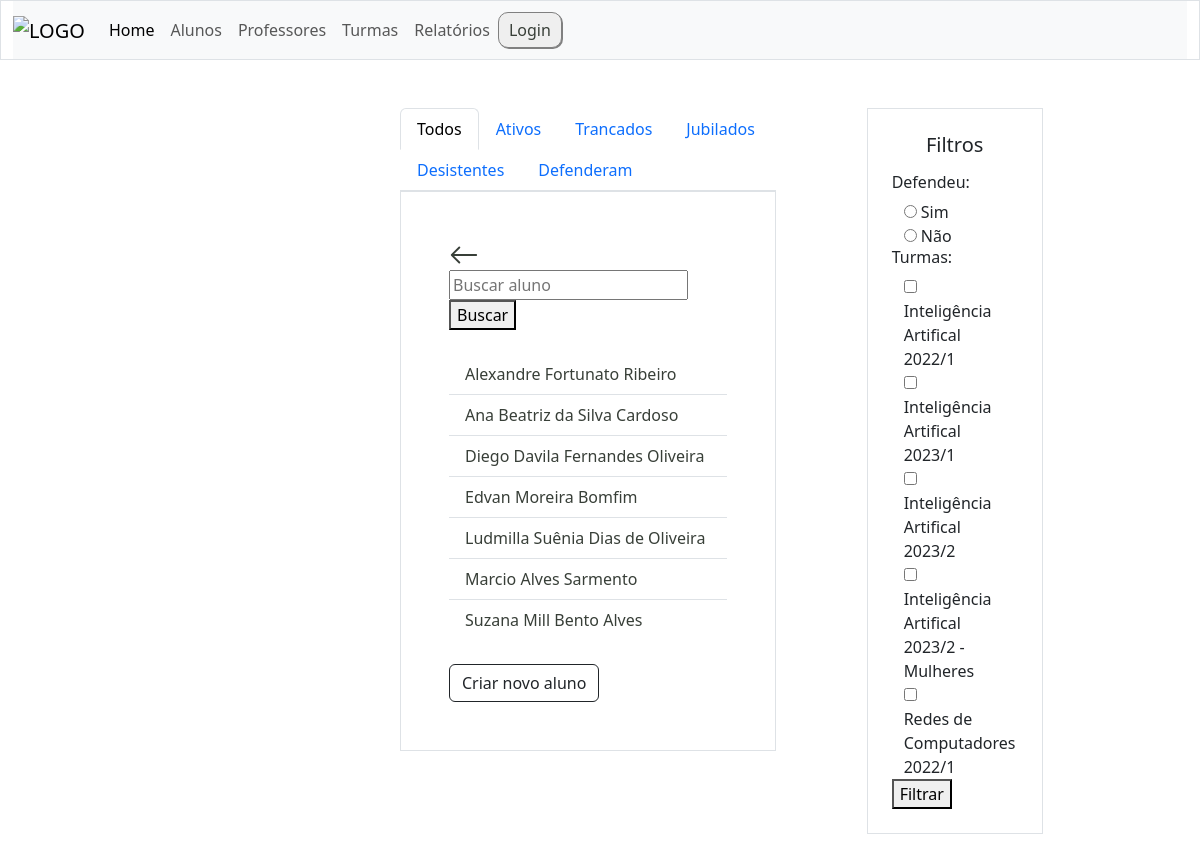
/alunos/, run on an earlier commit of the app's database.
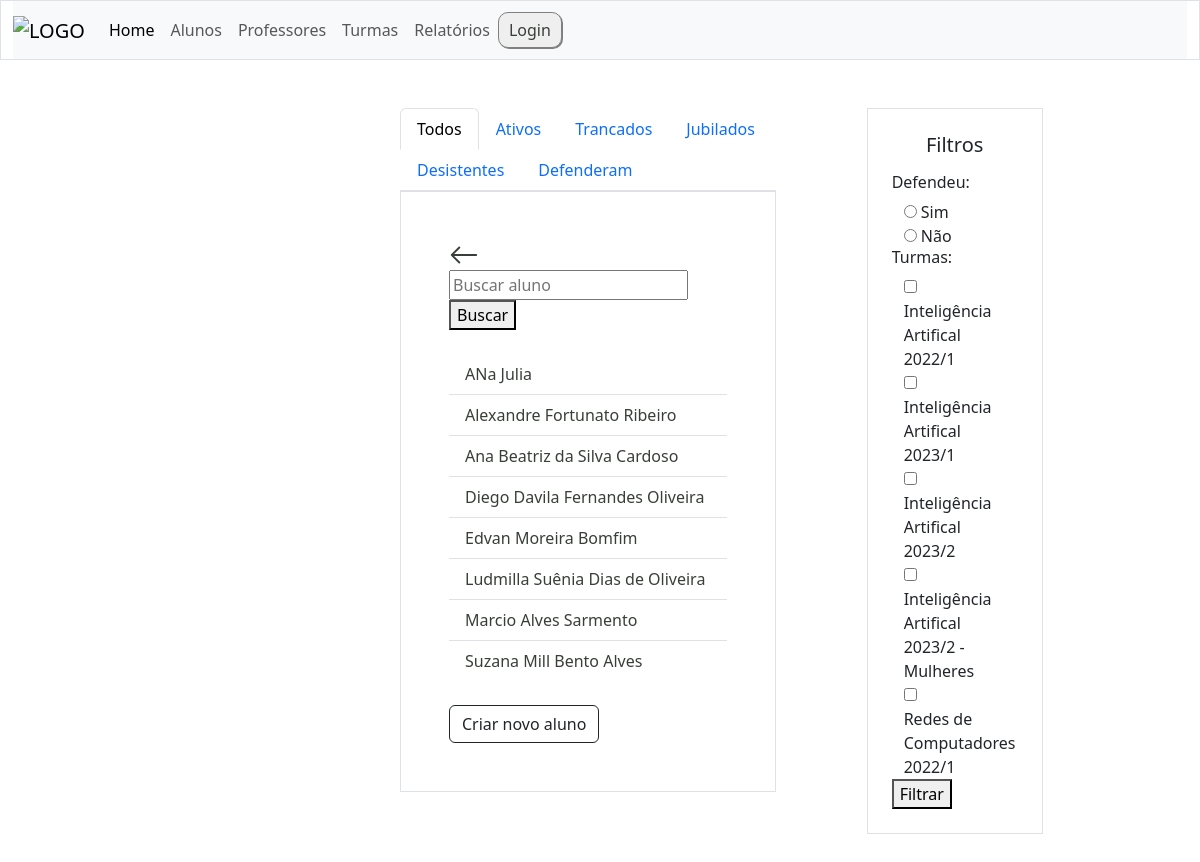
And on a later commit of the database.
### alunos/models.py (models this page shows)
class Aluno(models.Model):
    nome = models.CharField(max_length=255)
    sobrenome = models.CharField(max_length=255)
    turma = models.ForeignKey(Turma, on_delete=models.SET_NULL, null=True)
    orientadores = models.ManyToManyField('docentes.Docente', related_name='alunos_orientados')
    defesa = models.BooleanField(blank=True)
    data_defesa = models.DateField(null=True, blank=True)
    artigo = models.CharField(max_length=255, null=True, blank=True)
    eh_bolsista = models.BooleanField(default=False, blank=True)
    nome_da_bolsa = models.CharField(max_length=30, null=True, blank=True)
    obs = models.TextField(max_length=255, blank=True)
    email = models.EmailField(max_length=255, null=True)
    matricula = models.CharField(max_length=20, null=True)
    academico = models.URLField(max_length=255, null=True, blank=True)
    SITUACAO_CHOICES = [
        ("E", "Em andamento"),
        ("J", "Jubilado"),
        ("D", "Desistência"),
        ("T", "Trancamento"),
        ("C", "Concluído"),
    ]
    situacao = models.CharField(max_length=2, choices=SITUACAO_CHOICES, default='E')
    motivo = models.TextField(null=True, blank=True)
    def __str__(self):
        return f"{self.nome} {self.sobrenome}"

### turmas/models.py (models this page shows, shortened)
class Turma(models.Model):
    nome = models.CharField(max_length=255)
    vagas = models.IntegerField(null=True)
    curso = models.CharField(max_length=255)
    data_de_inicio = models.DateField(null=True)
    data_de_criacao = models.DateField(default=timezone.now)

### alunos/views.py (the view)
# urls.py: path('alunos/', views.alunos, name='alunos'),
def alunos(request):
    alunosValues = pesquisa_aluno(request)
    defendeu = request.GET.get('defendeu')
    turmas_selecionadas = request.GET.getlist('turma')
    if defendeu == '0':
        alunosValues = alunosValues.filter(defesa=True)
    elif defendeu == '1':
        alunosValues = alunosValues.filter(defesa=False)
    aluno_defendeu = Aluno.objects.filter(defesa=True) # Pode ser retirado junto com a parte do html
    contador = Aluno.objects.filter(defesa=True).count() # Pode ser retirado junto com a parte do html
    todas_turmas = Turma.objects.all().order_by('nome')
    turmas_query = Q()
    for curso_id in turmas_selecionadas:
        turmas_query |= Q(turma_id=curso_id)
    alunosValues = alunosValues.filter(turmas_query)
    alunosAtivos = alunosValues.filter(situacao= 'E')
    alunosDesistentes = alunosValues.filter(situacao='D')
    alunosJubilados = alunosValues.filter(situacao= 'J')
    alunosTrancados = alunosValues.filter(situacao= 'T')
    alunosConcluidos = alunosValues.filter(situacao= 'C')
    context = {
        'alunosValues': alunosValues,
        'aluno_defendeu': aluno_defendeu, # Pode ser retirado junto com a parte do html
        'contador': contador, # Pode ser retirado junto com a parte do html
        'turmas': todas_turmas,
        'turmas_selecionadas': turmas_selecionadas,
        'alunosAtivos' : alunosAtivos,
        'alunosDesistentes' : alunosDesistentes,
        'alunosJubilados' : alunosJubilados,
        'alunosTrancados' : alunosTrancados,
        'alunosConcluidos' : alunosConcluidos,
        }
    return render(request, 'alunosList.html', context)

### alunos/views.py (called while the page is built)
def pesquisa_aluno(request):
    query = request.GET.get('aluno')
    if query:
        keywords = query.split()
        query_list = []
        for keyword in keywords:
            query_list.append(Q(nome__icontains=keyword) | Q(sobrenome__icontains=keyword))
        pesquisa = Q()
        for query_item in query_list:
            pesquisa |= query_item
        alunosValues = Aluno.objects.filter(pesquisa)
    else:
        alunosValues = Aluno.objects.all().order_by('nome')
    return alunosValues

### alunos/templates/alunosList.html (shortened to what the changed rows need)
{% extends "master.html" %}
{% block content %}
    <div class="row">
        <div class="row">
            <div class="col">
            <div class="container p-5 mb-5 border">
                <div class="tab-content" id="nav-tabContent">
                    <div class="tab-pane fade show active" id="nav-todos" role="tabpanel" aria-labelledby="nav-todos-tab">
                        <ul class="list-group list-group-flush">
                            {% for aluno in alunosValues %}
                            <li class="list-group-item"> <a href="{% url 'alunoInfo' prefix='alunos' id=aluno.id %}"> {{ aluno }} </a> </li>
                            {% endfor %}
                        </ul>
                    </div>
                </div>
            </div>
        </div>
        <div class="col">
            <div class="row">
                    <div class="col-6">
                        <div class="container p-4 my-5 border">
                            <form action="{% url 'alunos' %}" method="GET">
                                {% for turma in turmas %}
                                <div class="container pl-0">
                                    <input type="checkbox" id="turma{{ turma.id }}" name="turma" value="{{ turma.id }}" {% if turma.id in turmas_selecionadas %}checked{% endif %}>
                                    <label for="turma{{ turma.id }}">{{ turma.nome }}</label>
                                </div>
                                {% endfor %}
                            </form>
                        </div>
                    </div>
            </div>
        </div>
    </div>
{% endblock %}

What changed in the data, as far as the page shows it:
added Aluno: nome+sobrenome "ANa Julia"
